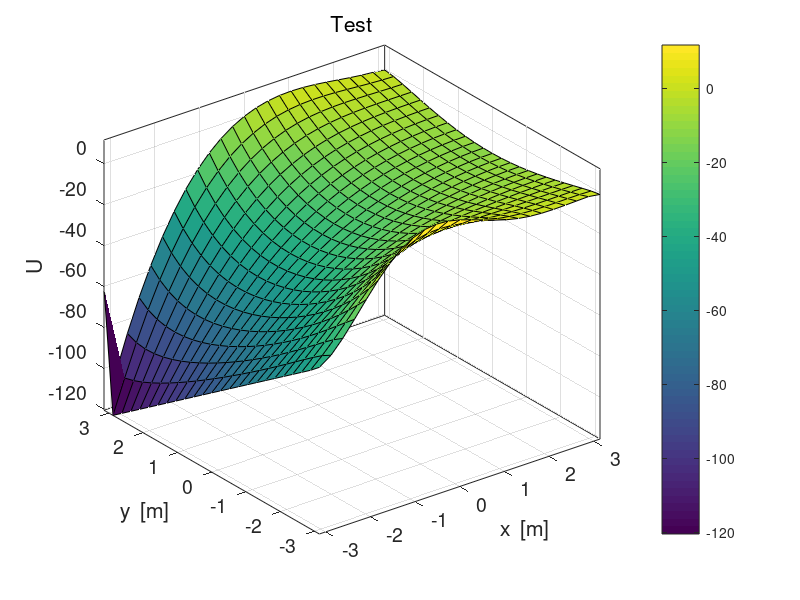

Here is the MATLAB script that generated this plot: (Note: this script raises an error after producing the figure.)
clear all; clc; close all;
%Setting up the number of XY grid points
Nx = 25  ; Ny = Nx; step = 1/Nx; H = 1/(step^2);
%Setting up length of X and Y regions
ax = -pi; bx = pi; ay = ax; by = bx;
Lx = 2*pi; Ly = 2*pi;

%Setting up XY coordinates
minX1 = ax; maxX1 = bx; 
minY1 = ay; maxY1 = by;
x = linspace(minX1,maxX1,Nx);
y = linspace(minY1,maxY1,Ny);
[xx,yy] = meshgrid(x,y);
hx = x(2) - x(1); hy = y(2) - y(1);
uw = (((bx-ax).^2).*cos(pi.*ax/bx))+(((y-ay)/(by-ay))*((ax.*(bx - ax).^2) - (((bx-ax).^2).*cos(pi.*ax/bx))));
gb = ((bx-x).^2).*cos(pi.*x/bx);fb = (x.*(bx - x).^2);

%Defining my Boundary Conditions and Initial Conditions (Have 2 sets)
U = zeros(Ny,Nx);
U(1,:) = gb;
U(Ny,:) = fb;
U(:,1) = uw;
%May need to fix the forces to correspond with X and Y right on plot
for i = 1:Nx;
    for j = 1:Ny;
        F(i,j) = sin(pi.*(x(i)-ax)/(bx-ax)).*cos((pi/2).*(2.*((y(j) - ay)./(by-ay))+1));
    end
end
%Calculating the values (Top to bottom, left to right)
dSum = 1; n = 0;
nin = 1;
while  dSum > 0.00001
    sum1 =  sum(sum(U.^2));
    for i = 2: Nx-1;
        for j = 2: Ny-1;
            if nin == 1; %Loop that initializes all the remaining conditions and corner points 
                U([2:Ny-1],Nx) = (0.25)*(2*U([2:Ny-1],Nx-1)+U([2:Ny-1]-1,Nx)+U([2:Ny-1]+1,Nx)+(hx^2)*F([2:Ny-1],Ny));
                U(1,1)= (U(1,2)+U(2,1))/2;
                U(1,Nx)= (U(1,Nx-1)+U(2,Nx))/2;
                U(Ny,1)= (U(Ny-1,1)+U(2,Ny))/2;
                U(Ny,Nx)= (U(Ny,Nx-1)+U(Ny-1,Nx))/2;
                nin = nin+1; %switch
            end; 
            %U(i,j) = (0.25).*( U(i+1,j) + U(i-1,j) + U(i,j+1) + U(i,j-1) + (hx^2).*F(i,j));
            U(i,j)= ( (hy^2)*(U(i,j-1)+U(i,j+1))+(hx^2)*(U(i-1,j)+U(i+1,j))+(hx^2)*(hy^2)*F(i,j) )/(2*((hx^2)+(hy^2)));
        end
    end
    sum2 =  sum(sum(U.^2));
    dSum = abs(sum2 - sum1);
    n = 1;
    nin = 1;
end
% [Uxx, Uyy] = gradient(U,hx,hy);
% Uxx = -Uxx;  Uyy = -Uyy; 
% U = sqrt(Uxx.^2 + Uyy.^2); %Interesting results when commented out


figure(1) % VECTOR FIELD V 
%set(gcf,'units','normalized','position',[0.02 0.52 0.3 0.32]);
surf(xx,yy,U);
%surf(xx(1:5:end,1:5:end),yy(1:5:end,1:5:end),U(1:5:end,1:5:end));
xlabel('x  [m]'); ylabel('y  [m]'); zlabel('U');
title('Test','fontweight','normal');
set(gca,'fontsize',14);
rotate3d
box on
axis tight
h =  colorbar;
h.Label.String = 'U   [ U ]';
view(55,49);
%set(gca,'ZTick',[0 5 10]);
    